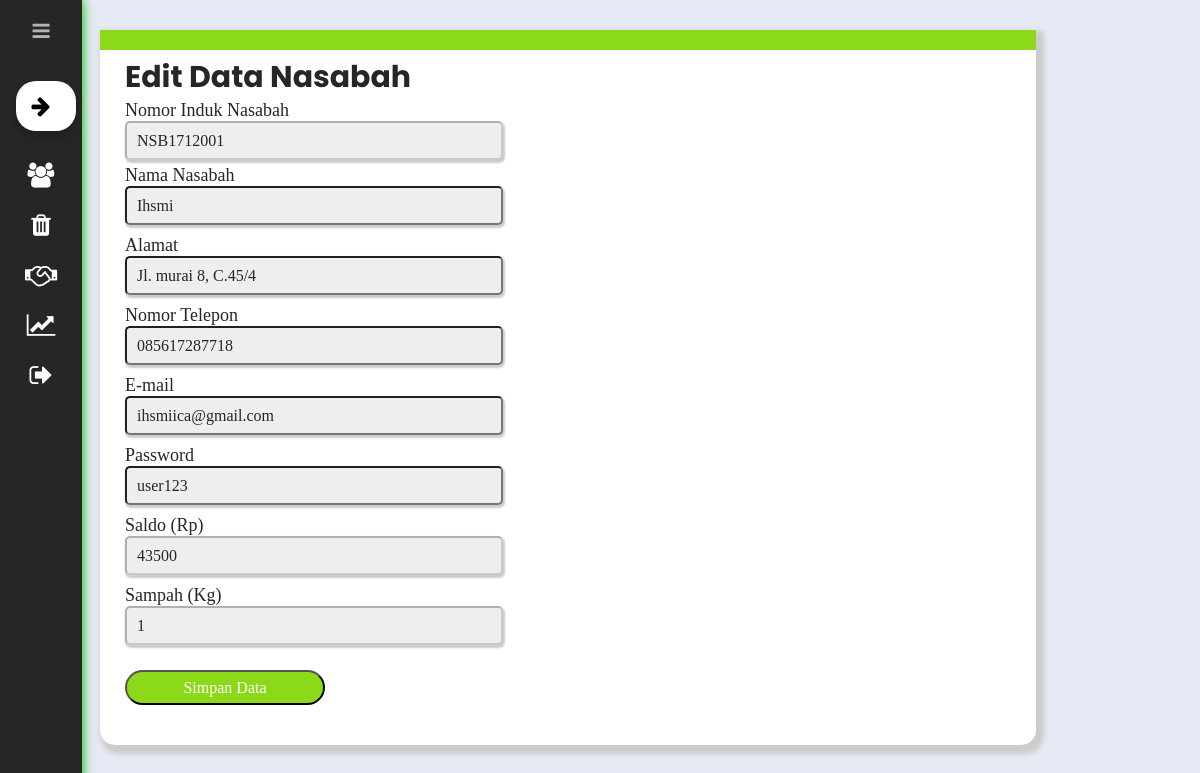
The page /view/dashboard.php?page=edit-nasabah-id&id=NSB1712001 (signed in) on the database as committed earlier.
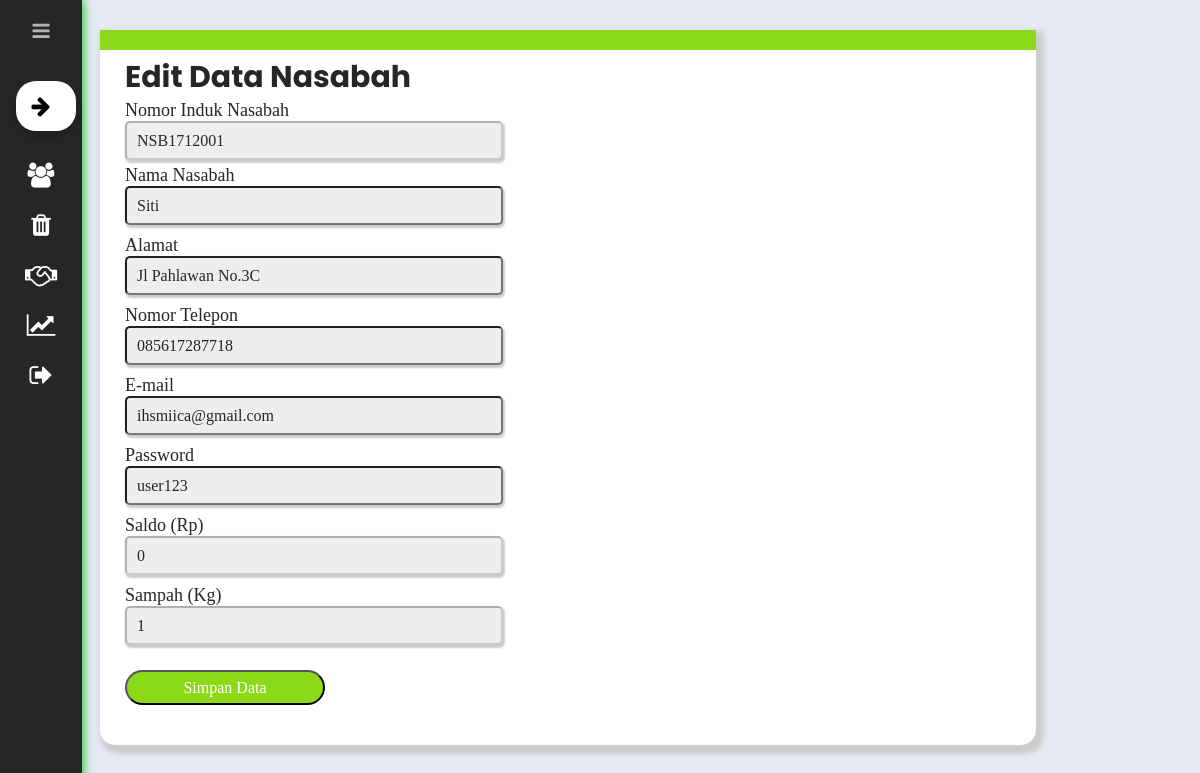
The same page on the database as committed later.
### tables this page shows
CREATE TABLE `nasabah` (
  `nin` varchar(10) NOT NULL,
  `nama` varchar(20) NOT NULL,
  `rt` int(1) NOT NULL,
  `alamat` varchar(30) NOT NULL,
  `telepon` varchar(12) NOT NULL,
  `email` varchar(50) NOT NULL,
  `password` varchar(20) NOT NULL,
  `saldo` int(8) DEFAULT NULL,
  `sampah` int(4) DEFAULT NULL
);

### system/models/nasabah/edit-nasabah-id.php (the view, shortened to what this page needs)
<?php
  require_once("../system/config/koneksi.php");
?>
<html>
<head>
</head>
<body>
     <h2 style="font-size: 30px; color: #262626;">Edit Data Nasabah</h2>
     <?php if(isset($_GET['id'])){$id=$_GET['id']; ?>
     <?php
        $cek = mysqli_query($conn, "SELECT * FROM nasabah WHERE nin='".$_GET['id']."'");
        $row = mysqli_fetch_array($cek);
      ?>
          <form action="" method="post">
          <label class="text-left">Nomor Induk Nasabah</label>
          <input type="text" name="nin" disabled="disabled" value="<?php echo $_GET['id']; ?>" />
         <div class="form-group">
          <label class="">Nama Nasabah</label>
          <input type="text" name="nama" value="<?php echo $row['nama'] ?> "/>
         </div>
         <div class="form-group">
          <label class="">Alamat</label>
          <input type="text" name="alamat" value="<?php echo $row['alamat'] ?>" required/>
         </div>
         <div class="form-group">
          <label class="">Nomor Telepon</label>
          <input type="text" name="telepon" value="<?php echo $row['telepon'] ?>" required/>
         </div>
         <div class="form-group">
          <label class="">E-mail</label>
          <input type="text" name="username" value="<?php echo $row['email'] ?>" required/>
         </div>
         <div class="form-group">
          <label class="">Password</label>
          <input type="text" name="password" value="<?php echo $row['password'] ?>" required/>
         </div>
         <div class="form-group">
          <label class="">Saldo (Rp)</label>
          <input type="text" disabled="disabled" name="saldo" value="<?php echo $row['saldo'] ?>"/>
         </div>
         <div class="form-group">
          <label class="">Sampah (Kg)</label>
          <input type="text" disabled="disabled" name="saldo" value="<?php echo $row['sampah'] ?>"/>
         </div>
         <input class="button" onclick="alert('Berhasil Mengubah data nasabah!')" type="submit" name="simpan" value="Simpan Data" />
         </form>
<?php } ?>
</body>
</html>

Rows that differ between the two databases and show on the page:
changed nasabah "ihsmiica@gmail.com": nama "Ihsmi" → "Siti"; alamat "Jl. murai 8, C.45/4" → "Jl Pahlawan No.3C"; saldo "43500" → "0"
